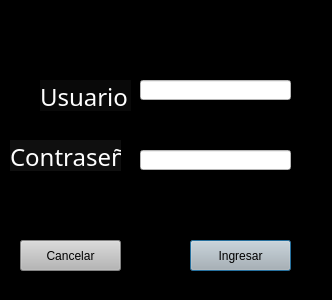
<?xml version="1.0" encoding="UTF-8"?>
<ui version="4.0">
 <class>Acceso</class>
 <widget class="QDialog" name="Acceso">
  <property name="geometry">
   <rect>
    <x>0</x>
    <y>0</y>
    <width>332</width>
    <height>300</height>
   </rect>
  </property>
  <property name="minimumSize">
   <size>
    <width>0</width>
    <height>300</height>
   </size>
  </property>
  <property name="maximumSize">
   <size>
    <width>16777215</width>
    <height>300</height>
   </size>
  </property>
  <property name="windowTitle">
   <string>Acceso</string>
  </property>
  <property name="toolTip">
   <string>&lt;html&gt;&lt;head/&gt;&lt;body&gt;&lt;p&gt;Acceso&lt;/p&gt;&lt;/body&gt;&lt;/html&gt;</string>
  </property>
  <property name="whatsThis">
   <string>&lt;html&gt;&lt;head/&gt;&lt;body&gt;&lt;p&gt;Ingrese los datos Asignados por la institucion&lt;/p&gt;&lt;/body&gt;&lt;/html&gt;</string>
  </property>
  <property name="styleSheet">
   <string notr="true">background-color: rgb(0, 0, 0);</string>
  </property>
  <property name="sizeGripEnabled">
   <bool>false</bool>
  </property>
  <widget class="QLabel" name="Usuario_Text">
   <property name="enabled">
    <bool>true</bool>
   </property>
   <property name="geometry">
    <rect>
     <x>40</x>
     <y>80</y>
     <width>91</width>
     <height>31</height>
    </rect>
   </property>
   <property name="font">
    <font>
     <family>Bodoni MT</family>
     <pointsize>18</pointsize>
    </font>
   </property>
   <property name="cursor">
    <cursorShape>ArrowCursor</cursorShape>
   </property>
   <property name="styleSheet">
    <string notr="true">background-color: rgb(9, 9, 9);</string>
   </property>
   <property name="text">
    <string>&lt;html&gt;&lt;head/&gt;&lt;body&gt;&lt;p&gt;&lt;span style=&quot; color:#ffffff;&quot;&gt;Usuario&lt;/span&gt;&lt;/p&gt;&lt;/body&gt;&lt;/html&gt;</string>
   </property>
  </widget>
  <widget class="QPushButton" name="BotonIngresar">
   <property name="geometry">
    <rect>
     <x>190</x>
     <y>240</y>
     <width>101</width>
     <height>31</height>
    </rect>
   </property>
   <property name="styleSheet">
    <string notr="true">background-color: rgb(182, 182, 182);</string>
   </property>
   <property name="text">
    <string>Ingresar</string>
   </property>
  </widget>
  <widget class="QLineEdit" name="Usuario">
   <property name="geometry">
    <rect>
     <x>140</x>
     <y>80</y>
     <width>151</width>
     <height>20</height>
    </rect>
   </property>
   <property name="tabletTracking">
    <bool>true</bool>
   </property>
   <property name="autoFillBackground">
    <bool>false</bool>
   </property>
   <property name="styleSheet">
    <string notr="true">background-color: rgb(255, 255, 255);</string>
   </property>
  </widget>
  <widget class="QLabel" name="Contrasena_Text">
   <property name="enabled">
    <bool>true</bool>
   </property>
   <property name="geometry">
    <rect>
     <x>10</x>
     <y>140</y>
     <width>111</width>
     <height>31</height>
    </rect>
   </property>
   <property name="font">
    <font>
     <family>Bodoni MT</family>
     <pointsize>18</pointsize>
    </font>
   </property>
   <property name="styleSheet">
    <string notr="true">background-color: rgb(15, 15, 15);</string>
   </property>
   <property name="text">
    <string>&lt;html&gt;&lt;head/&gt;&lt;body&gt;&lt;p&gt;&lt;span style=&quot; color:#ffffff;&quot;&gt;Contraseña&lt;/span&gt;&lt;/p&gt;&lt;/body&gt;&lt;/html&gt;</string>
   </property>
  </widget>
  <widget class="QLineEdit" name="Contrasena">
   <property name="geometry">
    <rect>
     <x>140</x>
     <y>150</y>
     <width>151</width>
     <height>20</height>
    </rect>
   </property>
   <property name="tabletTracking">
    <bool>true</bool>
   </property>
   <property name="styleSheet">
    <string notr="true">background-color: rgb(255, 255, 255);</string>
   </property>
  </widget>
  <widget class="QPushButton" name="BotonCancelar">
   <property name="geometry">
    <rect>
     <x>20</x>
     <y>240</y>
     <width>101</width>
     <height>31</height>
    </rect>
   </property>
   <property name="styleSheet">
    <string notr="true">background-color: rgb(182, 182, 182);</string>
   </property>
   <property name="text">
    <string>Cancelar</string>
   </property>
  </widget>
 </widget>
 <resources/>
 <connections/>
</ui>
